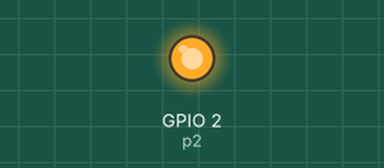
Simulated run of this program. Board: ESP8266 board running MicroPython. On the bench: output pins drawn as LEDs (lit = HIGH). What the program prints to the serial console is not drawn.

Above: at 1.0 s.
At 4.0 s:
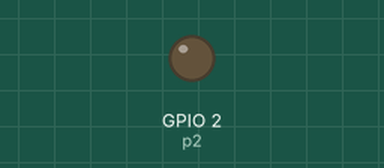
Timing chart, 0 to 7.8 s (numbered marks = the images above):
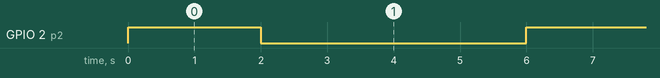

Measured:
- by itself, GPIO 2 (p2): alternates HIGH for 2.0 s and LOW for 4.0 s

The program:

blink_led.py
```python
import time as t
from machine import Pin

def initLedPin():
	p2 = Pin(2, Pin.OUT)
	return p2

def flashLed2Times(iport):
	iport.on()
	t.sleep(2)
	iport.off()
	t.sleep(2)

def setPinHigh(pinNo):
	_pin = Pin(pinNo, Pin.OUT)
	_pin.on()

def setPinLow(pinNo):
	_pin = Pin(pinNo, Pin.OUT)
	_pin.off()

print("Hi")

myport = initLedPin()
i = 0

while 1:

	flashLed2Times(myport)
	i = 1 + i
	print(i)
	t.sleep(2)
```
